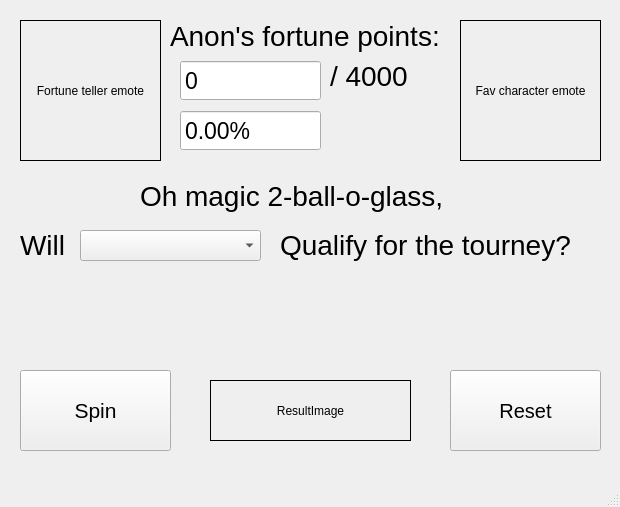
<?xml version="1.0" encoding="UTF-8"?>
<ui version="4.0">
 <class>MainWindow</class>
 <widget class="QMainWindow" name="MainWindow">
  <property name="geometry">
   <rect>
    <x>0</x>
    <y>0</y>
    <width>620</width>
    <height>507</height>
   </rect>
  </property>
  <property name="sizePolicy">
   <sizepolicy hsizetype="Preferred" vsizetype="Preferred">
    <horstretch>0</horstretch>
    <verstretch>0</verstretch>
   </sizepolicy>
  </property>
  <property name="minimumSize">
   <size>
    <width>620</width>
    <height>507</height>
   </size>
  </property>
  <property name="maximumSize">
   <size>
    <width>620</width>
    <height>507</height>
   </size>
  </property>
  <property name="windowTitle">
   <string>Kaavi's fortune reading tourney</string>
  </property>
  <property name="windowIcon">
   <iconset resource="Resources.qrc">
    <normaloff>:/Generic/Resources/kaavi.png</normaloff>:/Generic/Resources/kaavi.png</iconset>
  </property>
  <widget class="QWidget" name="centralwidget">
   <widget class="QComboBox" name="playerSelectorComboBox">
    <property name="enabled">
     <bool>true</bool>
    </property>
    <property name="geometry">
     <rect>
      <x>80</x>
      <y>230</y>
      <width>181</width>
      <height>31</height>
     </rect>
    </property>
    <property name="font">
     <font>
      <pointsize>17</pointsize>
     </font>
    </property>
   </widget>
   <widget class="QLabel" name="label">
    <property name="geometry">
     <rect>
      <x>140</x>
      <y>180</y>
      <width>311</width>
      <height>41</height>
     </rect>
    </property>
    <property name="font">
     <font>
      <pointsize>21</pointsize>
     </font>
    </property>
    <property name="locale">
     <locale language="English" country="Netherlands"/>
    </property>
    <property name="text">
     <string>Oh magic 2-ball-o-glass,</string>
    </property>
    <property name="textFormat">
     <enum>Qt::AutoText</enum>
    </property>
    <property name="alignment">
     <set>Qt::AlignLeading|Qt::AlignLeft|Qt::AlignTop</set>
    </property>
   </widget>
   <widget class="QLabel" name="label_2">
    <property name="geometry">
     <rect>
      <x>20</x>
      <y>220</y>
      <width>51</width>
      <height>41</height>
     </rect>
    </property>
    <property name="font">
     <font>
      <pointsize>21</pointsize>
     </font>
    </property>
    <property name="locale">
     <locale language="English" country="Netherlands"/>
    </property>
    <property name="text">
     <string>Will</string>
    </property>
    <property name="textFormat">
     <enum>Qt::AutoText</enum>
    </property>
    <property name="alignment">
     <set>Qt::AlignBottom|Qt::AlignLeading|Qt::AlignLeft</set>
    </property>
   </widget>
   <widget class="QLabel" name="label_3">
    <property name="geometry">
     <rect>
      <x>280</x>
      <y>220</y>
      <width>301</width>
      <height>41</height>
     </rect>
    </property>
    <property name="font">
     <font>
      <pointsize>21</pointsize>
     </font>
    </property>
    <property name="locale">
     <locale language="English" country="Netherlands"/>
    </property>
    <property name="text">
     <string>Qualify for the tourney?</string>
    </property>
    <property name="textFormat">
     <enum>Qt::AutoText</enum>
    </property>
    <property name="alignment">
     <set>Qt::AlignBottom|Qt::AlignLeading|Qt::AlignLeft</set>
    </property>
   </widget>
   <widget class="QLabel" name="fortuneTellerEmotePicturebox">
    <property name="geometry">
     <rect>
      <x>20</x>
      <y>20</y>
      <width>141</width>
      <height>141</height>
     </rect>
    </property>
    <property name="frameShape">
     <enum>QFrame::Box</enum>
    </property>
    <property name="frameShadow">
     <enum>QFrame::Plain</enum>
    </property>
    <property name="text">
     <string>Fortune teller emote</string>
    </property>
    <property name="scaledContents">
     <bool>true</bool>
    </property>
    <property name="alignment">
     <set>Qt::AlignCenter</set>
    </property>
   </widget>
   <widget class="QLabel" name="favCharacterEmotePicturebox">
    <property name="geometry">
     <rect>
      <x>460</x>
      <y>20</y>
      <width>141</width>
      <height>141</height>
     </rect>
    </property>
    <property name="frameShape">
     <enum>QFrame::Box</enum>
    </property>
    <property name="text">
     <string>Fav character emote</string>
    </property>
    <property name="scaledContents">
     <bool>true</bool>
    </property>
    <property name="alignment">
     <set>Qt::AlignCenter</set>
    </property>
   </widget>
   <widget class="QLabel" name="label_4">
    <property name="geometry">
     <rect>
      <x>170</x>
      <y>20</y>
      <width>281</width>
      <height>41</height>
     </rect>
    </property>
    <property name="font">
     <font>
      <pointsize>21</pointsize>
     </font>
    </property>
    <property name="locale">
     <locale language="English" country="Netherlands"/>
    </property>
    <property name="text">
     <string>Anon's fortune points:</string>
    </property>
    <property name="textFormat">
     <enum>Qt::AutoText</enum>
    </property>
    <property name="alignment">
     <set>Qt::AlignLeading|Qt::AlignLeft|Qt::AlignTop</set>
    </property>
   </widget>
   <widget class="QLabel" name="maxFortunePointsValueLabel">
    <property name="geometry">
     <rect>
      <x>330</x>
      <y>60</y>
      <width>111</width>
      <height>41</height>
     </rect>
    </property>
    <property name="font">
     <font>
      <pointsize>21</pointsize>
     </font>
    </property>
    <property name="locale">
     <locale language="English" country="Netherlands"/>
    </property>
    <property name="text">
     <string>/ 4000</string>
    </property>
    <property name="textFormat">
     <enum>Qt::AutoText</enum>
    </property>
    <property name="alignment">
     <set>Qt::AlignLeading|Qt::AlignLeft|Qt::AlignTop</set>
    </property>
   </widget>
   <widget class="QPushButton" name="startCalculationButton">
    <property name="geometry">
     <rect>
      <x>20</x>
      <y>370</y>
      <width>151</width>
      <height>81</height>
     </rect>
    </property>
    <property name="font">
     <font>
      <pointsize>16</pointsize>
     </font>
    </property>
    <property name="text">
     <string>Spin</string>
    </property>
   </widget>
   <widget class="QSpinBox" name="fortunePointsInputBox">
    <property name="geometry">
     <rect>
      <x>180</x>
      <y>60</y>
      <width>141</width>
      <height>41</height>
     </rect>
    </property>
    <property name="font">
     <font>
      <pointsize>17</pointsize>
     </font>
    </property>
    <property name="buttonSymbols">
     <enum>QAbstractSpinBox::NoButtons</enum>
    </property>
    <property name="correctionMode">
     <enum>QAbstractSpinBox::CorrectToNearestValue</enum>
    </property>
    <property name="maximum">
     <number>999999</number>
    </property>
    <property name="singleStep">
     <number>0</number>
    </property>
   </widget>
   <widget class="QDoubleSpinBox" name="calculatedChanceOutputBox">
    <property name="geometry">
     <rect>
      <x>180</x>
      <y>110</y>
      <width>141</width>
      <height>41</height>
     </rect>
    </property>
    <property name="font">
     <font>
      <pointsize>17</pointsize>
     </font>
    </property>
    <property name="readOnly">
     <bool>true</bool>
    </property>
    <property name="buttonSymbols">
     <enum>QAbstractSpinBox::NoButtons</enum>
    </property>
    <property name="specialValueText">
     <string/>
    </property>
    <property name="correctionMode">
     <enum>QAbstractSpinBox::CorrectToNearestValue</enum>
    </property>
    <property name="suffix">
     <string>%</string>
    </property>
    <property name="maximum">
     <double>100.000000000000000</double>
    </property>
   </widget>
   <widget class="QPushButton" name="resetGUIButton">
    <property name="enabled">
     <bool>true</bool>
    </property>
    <property name="geometry">
     <rect>
      <x>450</x>
      <y>370</y>
      <width>151</width>
      <height>81</height>
     </rect>
    </property>
    <property name="font">
     <font>
      <pointsize>15</pointsize>
     </font>
    </property>
    <property name="text">
     <string>Reset</string>
    </property>
   </widget>
   <widget class="QWidget" name="widget" native="true">
    <property name="geometry">
     <rect>
      <x>20</x>
      <y>270</y>
      <width>581</width>
      <height>91</height>
     </rect>
    </property>
    <widget class="QLabel" name="NegativeSpace">
     <property name="geometry">
      <rect>
       <x>20</x>
       <y>20</y>
       <width>541</width>
       <height>31</height>
      </rect>
     </property>
     <property name="text">
      <string/>
     </property>
     <property name="pixmap">
      <pixmap resource="Resources.qrc">:/Generic/Resources/Negative.bmp</pixmap>
     </property>
     <property name="scaledContents">
      <bool>true</bool>
     </property>
    </widget>
    <widget class="QLabel" name="vortigauntWaifu">
     <property name="geometry">
      <rect>
       <x>20</x>
       <y>20</y>
       <width>171</width>
       <height>31</height>
      </rect>
     </property>
     <property name="text">
      <string/>
     </property>
     <property name="pixmap">
      <pixmap resource="Resources.qrc">:/Generic/Resources/Positive.bmp</pixmap>
     </property>
     <property name="scaledContents">
      <bool>true</bool>
     </property>
    </widget>
    <widget class="QLabel" name="Marker">
     <property name="geometry">
      <rect>
       <x>10</x>
       <y>50</y>
       <width>21</width>
       <height>31</height>
      </rect>
     </property>
     <property name="text">
      <string/>
     </property>
     <property name="pixmap">
      <pixmap resource="Resources.qrc">:/Generic/Resources/Arrow.png</pixmap>
     </property>
     <property name="scaledContents">
      <bool>true</bool>
     </property>
    </widget>
   </widget>
   <widget class="QLabel" name="passFailLabel">
    <property name="geometry">
     <rect>
      <x>210</x>
      <y>380</y>
      <width>201</width>
      <height>61</height>
     </rect>
    </property>
    <property name="frameShape">
     <enum>QFrame::Box</enum>
    </property>
    <property name="text">
     <string>ResultImage</string>
    </property>
    <property name="scaledContents">
     <bool>true</bool>
    </property>
    <property name="alignment">
     <set>Qt::AlignCenter</set>
    </property>
   </widget>
   <zorder>label</zorder>
   <zorder>playerSelectorComboBox</zorder>
   <zorder>label_2</zorder>
   <zorder>label_3</zorder>
   <zorder>fortuneTellerEmotePicturebox</zorder>
   <zorder>favCharacterEmotePicturebox</zorder>
   <zorder>label_4</zorder>
   <zorder>maxFortunePointsValueLabel</zorder>
   <zorder>startCalculationButton</zorder>
   <zorder>fortunePointsInputBox</zorder>
   <zorder>calculatedChanceOutputBox</zorder>
   <zorder>resetGUIButton</zorder>
   <zorder>widget</zorder>
   <zorder>passFailLabel</zorder>
  </widget>
  <widget class="QMenuBar" name="menubar">
   <property name="geometry">
    <rect>
     <x>0</x>
     <y>0</y>
     <width>620</width>
     <height>21</height>
    </rect>
   </property>
  </widget>
  <widget class="QStatusBar" name="statusbar"/>
 </widget>
 <resources>
  <include location="Resources.qrc"/>
 </resources>
 <connections/>
</ui>
